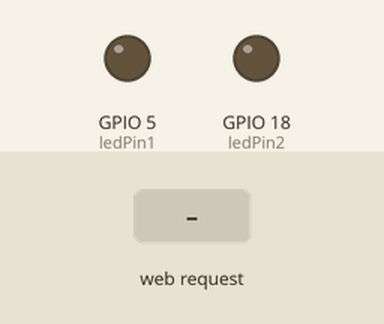
The sketch below on a simulated ESP32. Shown: output pins drawn as LEDs (lit = HIGH). The test bench sets the inputs (shaded band). What the sketch prints to the serial monitor is not drawn.

Above: at 1.2 s.
1.3 s: HTTP request GET /led1/on received
At 2.0 s:
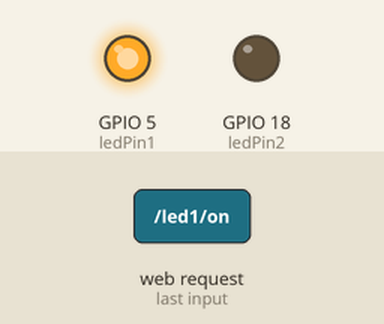
2.8 s: HTTP request GET /led2/on received
At 3.1 s:
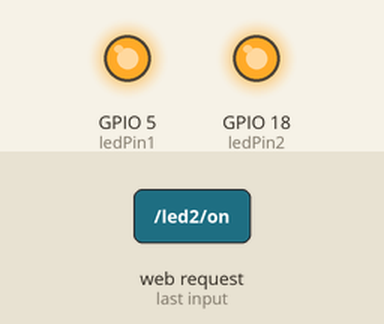
4.3 s: HTTP request GET /led1/off received
At 5.5 s:
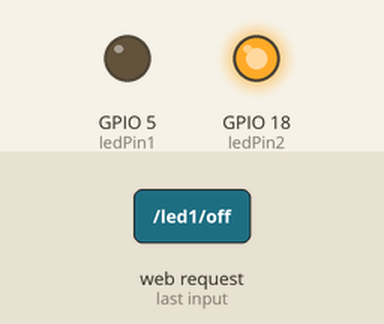
5.8 s: HTTP request GET /led2/off received
At 6.6 s:
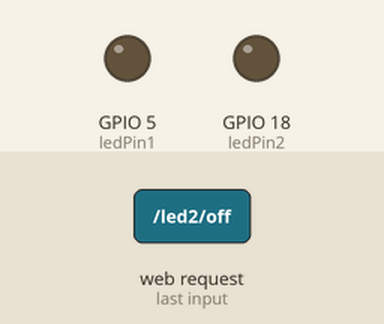
7.3 s: HTTP request GET /on received
At 7.8 s:
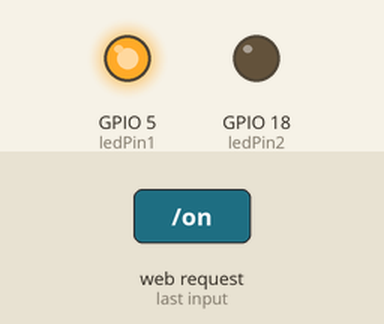
Timing chart, 0 to 9.8 s (numbered marks = the images above; inputs shaded):
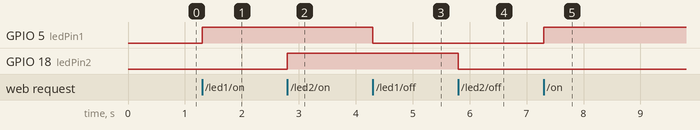

Measured:
- after the input at 1.3 s, GPIO 5 (ledPin1): LOW → HIGH at once
- after the input at 2.8 s, GPIO 18 (ledPin2): LOW → HIGH at once
- after the input at 4.3 s, GPIO 5 (ledPin1): HIGH → LOW at once
- after the input at 5.8 s, GPIO 18 (ledPin2): HIGH → LOW at once
- after the input at 7.3 s, GPIO 5 (ledPin1): LOW → HIGH at once

The sketch:

w8.ino
```cpp
#include <WiFi.h>
#include <WebServer.h>
#include <DHT.h>

const char* ap_ssid = "ESP32_Config_AP";
const char* ap_password = "123456789";

#define DHTPIN 4
#define DHTTYPE DHT11
DHT dht(DHTPIN, DHTTYPE);

// LED x2 (LED1 = ของเดิม GPIO5, LED2 = เพิ่มใหม่ GPIO18)
const int ledPin1 = 5;
const int ledPin2 = 18;
WebServer server(80);
int ledState1 = 0;
int ledState2 = 0;

// หน้าเว็บทั้งหมด inline 100% (ห้ามดึง CDN/Google Fonts ภายนอก เพราะ ESP32 เป็น AP ไม่มีเน็ต)
const char PAGE[] PROGMEM = R"rawliteral(
<!DOCTYPE html>
<html lang="th">
<head>
<meta charset="UTF-8">
<meta name="viewport" content="width=device-width, initial-scale=1">
<title>ESP32 Control Center</title>
<style>
:root{
  --bg0:#0b1220; --bg1:#111c33;
  --card:#16223c; --card2:#1b2a49;
  --line:rgba(148,163,184,.16);
  --txt:#f1f5f9; --muted:#9fb0c7;
  --temp-a:#fbbf24; --temp-b:#ef4444;
  --hum-a:#22d3ee; --hum-b:#3b82f6;
  --green:#22c55e; --red:#ef4444;
  --focus:#38bdf8;
  --r:20px;
}
*{box-sizing:border-box; -webkit-tap-highlight-color:transparent;}
html,body{margin:0;padding:0;}
body{
  font-family:-apple-system,BlinkMacSystemFont,"Segoe UI",Roboto,"Noto Sans Thai",Arial,sans-serif;
  font-size:16px; line-height:1.5; color:var(--txt);
  background:radial-gradient(1200px 600px at 20% -10%,#1d3a6e 0%,transparent 55%),
             radial-gradient(1000px 500px at 90% 0%,#5b21b6 0%,transparent 50%),
             linear-gradient(180deg,var(--bg1),var(--bg0));
  min-height:100dvh; padding:20px 14px 40px;
  display:flex; justify-content:center;
}
.wrap{width:100%; max-width:720px;}
header.top{
  display:flex; align-items:center; gap:12px; margin-bottom:16px;
}
.logo{
  width:44px;height:44px;border-radius:14px;flex:0 0 44px;
  display:grid;place-items:center;
  background:linear-gradient(135deg,#3b82f6,#8b5cf6);
  box-shadow:0 6px 18px rgba(59,130,246,.35);
}
.logo svg{width:26px;height:26px;fill:#fff;}
h1{font-size:20px;margin:0;font-weight:700;letter-spacing:.2px;}
.sub{font-size:13px;color:var(--muted);margin:2px 0 0;}
.statusbar{
  margin-left:auto; display:flex; align-items:center; gap:8px;
  background:rgba(34,197,94,.12); border:1px solid rgba(34,197,94,.35);
  color:#bbf7d0; font-size:13px; font-weight:600;
  padding:8px 12px; border-radius:999px; white-space:nowrap;
}
.dot{width:9px;height:9px;border-radius:50%;background:var(--green);box-shadow:0 0 10px var(--green);}
.dot.off{background:var(--red);box-shadow:0 0 10px var(--red);}
.grid{display:grid; gap:14px; grid-template-columns:repeat(auto-fit,minmax(250px,1fr));}
.card{
  background:linear-gradient(180deg,var(--card2),var(--card));
  border:1px solid var(--line); border-radius:var(--r);
  padding:18px 16px 16px; box-shadow:0 10px 30px rgba(0,0,0,.35);
}
.card-head{display:flex;align-items:center;gap:10px;margin-bottom:6px;}
.chip{width:36px;height:36px;border-radius:12px;display:grid;place-items:center;flex:0 0 36px;}
.chip svg{width:22px;height:22px;fill:#fff;}
.chip.temp{background:linear-gradient(135deg,#f59e0b,#ef4444);}
.chip.hum{background:linear-gradient(135deg,#06b6d4,#3b82f6);}
.card-head b{font-size:15px;}
.card-head small{display:block;font-size:12px;color:var(--muted);font-weight:400;}
.badge{margin-left:auto;font-size:12px;font-weight:700;padding:5px 10px;border-radius:999px;border:1px solid var(--line);background:rgba(148,163,184,.12);color:var(--muted);white-space:nowrap;}
.badge.ok{background:rgba(34,197,94,.14);border-color:rgba(34,197,94,.4);color:#bbf7d0;}
.badge.warn{background:rgba(251,191,36,.14);border-color:rgba(251,191,36,.45);color:#fde68a;}
.badge.hot{background:rgba(239,68,68,.15);border-color:rgba(239,68,68,.45);color:#fecaca;}
.gauge{width:100%;max-width:280px;margin:2px auto 0;display:block;}
.g-val{text-align:center;margin-top:-8px;}
.g-num{font-size:38px;font-weight:800;font-variant-numeric:tabular-nums;letter-spacing:.5px;line-height:1.1;}
.g-unit{font-size:16px;color:var(--muted);font-weight:600;}
.g-sub{font-size:13px;color:var(--muted);margin-top:2px;}
.g-scale{display:flex;justify-content:space-between;font-size:11px;color:var(--muted);padding:6px 8px 0;font-variant-numeric:tabular-nums;}
.needle{transition:transform .3s ease-out;transform-origin:100px 100px;}
.arc-fg{transition:stroke-dashoffset .3s ease-out;}
.section-title{display:flex;align-items:center;gap:10px;margin:20px 2px 12px;}
.section-title h2{font-size:16px;margin:0;}
.section-title span{font-size:12px;color:var(--muted);}
.led-grid{display:grid;gap:14px;grid-template-columns:repeat(auto-fit,minmax(250px,1fr));}
.led-card{
  background:linear-gradient(180deg,var(--card2),var(--card));
  border:1px solid var(--line);border-radius:var(--r);padding:18px 16px;
  box-shadow:0 10px 30px rgba(0,0,0,.35);
  display:flex;flex-direction:column;gap:12px;
}
.led-top{display:flex;align-items:center;gap:12px;}
.bulb{
  width:52px;height:52px;border-radius:16px;display:grid;place-items:center;flex:0 0 52px;
  background:rgba(148,163,184,.12);border:1px solid var(--line);
  transition:background .25s ease,box-shadow .25s ease,border-color .25s ease;
}
.bulb svg{width:30px;height:30px;fill:#7d8aa0;transition:fill .25s ease;}
.led-card.on .bulb{background:radial-gradient(circle at 50% 35%,#fef9c3,#fde047 55%,#f59e0b);border-color:#fde047;box-shadow:0 0 24px rgba(253,224,71,.55);}
.led-card.on .bulb svg{fill:#713f12;}
.led-name{font-weight:700;font-size:15px;}
.led-name small{display:block;color:var(--muted);font-weight:400;font-size:12px;}
.led-state{margin-left:auto;font-size:13px;font-weight:800;padding:6px 12px;border-radius:999px;background:rgba(148,163,184,.14);color:var(--muted);border:1px solid var(--line);}
.led-card.on .led-state{background:rgba(34,197,94,.15);color:#bbf7d0;border-color:rgba(34,197,94,.45);}
.led-btn{
  touch-action:manipulation;cursor:pointer;
  min-height:52px;width:100%;border:none;border-radius:14px;
  font-size:16px;font-weight:800;color:#fff;
  display:flex;align-items:center;justify-content:center;gap:10px;
  background:linear-gradient(135deg,#16a34a,#22c55e);
  box-shadow:0 6px 16px rgba(34,197,94,.35);
  transition:transform .15s ease,filter .15s ease,opacity .15s ease;
}
.led-btn svg{width:22px;height:22px;fill:#fff;}
.led-card.on .led-btn{background:linear-gradient(135deg,#dc2626,#ef4444);box-shadow:0 6px 16px rgba(239,68,68,.35);}
.led-btn:active{transform:scale(.97);}
.led-btn:disabled{opacity:.6;cursor:wait;}
.led-btn:focus-visible{outline:3px solid var(--focus);outline-offset:2px;}
footer{margin-top:16px;text-align:center;color:var(--muted);font-size:12px;}
footer b{color:var(--txt);}
#toast{
  position:fixed;left:50%;bottom:22px;transform:translateX(-50%) translateY(20px);
  background:#0f172a;color:#f1f5f9;border:1px solid var(--line);
  padding:10px 16px;border-radius:12px;font-size:14px;opacity:0;pointer-events:none;
  transition:opacity .25s ease,transform .25s ease;max-width:92vw;text-align:center;
}
#toast.show{opacity:1;transform:translateX(-50%) translateY(0);}
@media (prefers-reduced-motion:reduce){
  *{transition:none !important;animation:none !important;}
}
</style>
</head>
<body>
<div class="wrap">
  <header class="top">
    <div class="logo" aria-hidden="true">
      <svg viewBox="0 0 24 24"><path d="M12 2a7 7 0 0 0-4 12.7V17a1 1 0 0 0 1 1h6a1 1 0 0 0 1-1v-2.3A7 7 0 0 0 12 2zm-2 17v1a2 2 0 0 0 4 0v-1h-4z"/></svg>
    </div>
    <div>
      <h1>ESP32 Control Center</h1>
      <p class="sub">DHT11 &bull; AP Mode &bull; 192.168.4.1</p>
    </div>
    <div class="statusbar" role="status"><span class="dot" id="netdot"></span><span id="nettxt">ออนไลน์</span></div>
  </header>

  <!-- เกจวัด -->
  <div class="grid" aria-live="polite">
    <div class="card">
      <div class="card-head">
        <div class="chip temp" aria-hidden="true"><svg viewBox="0 0 24 24"><path d="M12 2a3 3 0 0 0-3 3v7.75a5 5 0 1 0 6 0V5a3 3 0 0 0-3-3zm1 14.18V17a1 1 0 0 1-2 0v-.82a3 3 0 1 1 2 0z"/></svg></div>
        <div><b>อุณหภูมิ</b><small>Temperature &bull; DHT11</small></div>
        <span class="badge" id="temp-badge">--</span>
      </div>
      <svg class="gauge" viewBox="0 0 200 118" role="img" aria-label="เกจวัดอุณหภูมิ">
        <defs>
          <linearGradient id="gTemp" x1="0" y1="0" x2="1" y2="0">
            <stop offset="0" stop-color="#fbbf24"/><stop offset="1" stop-color="#ef4444"/>
          </linearGradient>
        </defs>
        <path d="M20 100 A80 80 0 0 1 180 100" fill="none" stroke="#26334f" stroke-width="14" stroke-linecap="round"/>
        <path id="temp-arc" class="arc-fg" d="M20 100 A80 80 0 0 1 180 100" fill="none" stroke="url(#gTemp)" stroke-width="14" stroke-linecap="round" stroke-dasharray="251.4" stroke-dashoffset="251.4"/>
        <g stroke="#475569" stroke-width="2">
          <line x1="20" y1="100" x2="30" y2="100"/><line x1="60" y1="40" x2="66" y2="47"/>
          <line x1="100" y1="20" x2="100" y2="30"/><line x1="140" y1="40" x2="134" y2="47"/>
          <line x1="180" y1="100" x2="170" y2="100"/>
        </g>
        <line id="temp-needle" class="needle" x1="100" y1="100" x2="100" y2="38" stroke="#f1f5f9" stroke-width="4" stroke-linecap="round"/>
        <circle cx="100" cy="100" r="9" fill="#e2e8f0"/><circle cx="100" cy="100" r="4" fill="#0f172a"/>
      </svg>
      <div class="g-val"><span class="g-num" id="temp-val">--</span> <span class="g-unit">&deg;C</span><div class="g-sub" id="temp-sub">กำลังอ่านค่า…</div></div>
      <div class="g-scale"><span>0</span><span>25</span><span>50&deg;C</span></div>
    </div>

    <div class="card">
      <div class="card-head">
        <div class="chip hum" aria-hidden="true"><svg viewBox="0 0 24 24"><path d="M12 2.69l5.66 5.66a8 8 0 1 1-11.31 0z"/></svg></div>
        <div><b>ความชื้น</b><small>Humidity &bull; DHT11</small></div>
        <span class="badge" id="hum-badge">--</span>
      </div>
      <svg class="gauge" viewBox="0 0 200 118" role="img" aria-label="เกจวัดความชื้น">
        <defs>
          <linearGradient id="gHum" x1="0" y1="0" x2="1" y2="0">
            <stop offset="0" stop-color="#22d3ee"/><stop offset="1" stop-color="#3b82f6"/>
          </linearGradient>
        </defs>
        <path d="M20 100 A80 80 0 0 1 180 100" fill="none" stroke="#26334f" stroke-width="14" stroke-linecap="round"/>
        <path id="hum-arc" class="arc-fg" d="M20 100 A80 80 0 0 1 180 100" fill="none" stroke="url(#gHum)" stroke-width="14" stroke-linecap="round" stroke-dasharray="251.4" stroke-dashoffset="251.4"/>
        <g stroke="#475569" stroke-width="2">
          <line x1="20" y1="100" x2="30" y2="100"/><line x1="60" y1="40" x2="66" y2="47"/>
          <line x1="100" y1="20" x2="100" y2="30"/><line x1="140" y1="40" x2="134" y2="47"/>
          <line x1="180" y1="100" x2="170" y2="100"/>
        </g>
        <line id="hum-needle" class="needle" x1="100" y1="100" x2="100" y2="38" stroke="#f1f5f9" stroke-width="4" stroke-linecap="round"/>
        <circle cx="100" cy="100" r="9" fill="#e2e8f0"/><circle cx="100" cy="100" r="4" fill="#0f172a"/>
      </svg>
      <div class="g-val"><span class="g-num" id="hum-val">--</span> <span class="g-unit">%</span><div class="g-sub" id="hum-sub">กำลังอ่านค่า…</div></div>
      <div class="g-scale"><span>0</span><span>50</span><span>100%</span></div>
    </div>
  </div>

  <div class="section-title"><h2>ควบคุมไฟ LED</h2><span>แตะปุ่มเพื่อ เปิด / ปิด &bull; รองรับคอม + มือถือ</span></div>

  <!-- LED x2 -->
  <div class="led-grid">
    <div class="led-card" id="card1">
      <div class="led-top">
        <div class="bulb" aria-hidden="true"><svg viewBox="0 0 24 24"><path d="M9 21c0 .55.45 1 1 1h4c.55 0 1-.45 1-1v-1H9v1zm3-19C8.14 2 5 5.14 5 9c0 2.38 1.19 4.47 3 5.74V17c0 .55.45 1 1 1h6c.55 0 1-.45 1-1v-2.26c1.81-1.27 3-3.36 3-5.74 0-3.86-3.14-7-7-7z"/></svg></div>
        <div class="led-name">LED 1<small>GPIO 5</small></div>
        <span class="led-state" id="state1">ปิด</span>
      </div>
      <button class="led-btn" id="btn1" aria-pressed="false" aria-label="เปิดปิด LED 1">
        <svg viewBox="0 0 24 24"><path d="M13 3h-2v10h2V3zm4.83 2.17l-1.42 1.42A6.99 6.99 0 0 1 19 12a7 7 0 0 1-14 0c0-1.93.78-3.68 2.05-4.94L5.64 5.64A8.99 8.99 0 0 0 3 12a9 9 0 0 0 18 0c0-2.74-1.23-5.19-3.17-6.83z"/></svg>
        <span id="btntxt1">เปิดไฟ</span>
      </button>
    </div>
    <div class="led-card" id="card2">
      <div class="led-top">
        <div class="bulb" aria-hidden="true"><svg viewBox="0 0 24 24"><path d="M9 21c0 .55.45 1 1 1h4c.55 0 1-.45 1-1v-1H9v1zm3-19C8.14 2 5 5.14 5 9c0 2.38 1.19 4.47 3 5.74V17c0 .55.45 1 1 1h6c.55 0 1-.45 1-1v-2.26c1.81-1.27 3-3.36 3-5.74 0-3.86-3.14-7-7-7z"/></svg></div>
        <div class="led-name">LED 2<small>GPIO 18</small></div>
        <span class="led-state" id="state2">ปิด</span>
      </div>
      <button class="led-btn" id="btn2" aria-pressed="false" aria-label="เปิดปิด LED 2">
        <svg viewBox="0 0 24 24"><path d="M13 3h-2v10h2V3zm4.83 2.17l-1.42 1.42A6.99 6.99 0 0 1 19 12a7 7 0 0 1-14 0c0-1.93.78-3.68 2.05-4.94L5.64 5.64A8.99 8.99 0 0 0 3 12a9 9 0 0 0 18 0c0-2.74-1.23-5.19-3.17-6.83z"/></svg>
        <span id="btntxt2">เปิดไฟ</span>
      </button>
    </div>
  </div>

  <footer>อัปเดตอัตโนมัติทุก <b>2 วินาที</b> &bull; อัปเดตล่าสุด <b id="upd">--:--:--</b> &bull; ทำงานแบบ Offline (AP Mode)</footer>
</div>
<div id="toast" role="status"></div>
<script>
(function(){
  var ARC=251.4;
  function clamp(v,a,b){return Math.max(a,Math.min(b,v));}
  function setGauge(prefix,v,min,max){
    var f=clamp((v-min)/(max-min),0,1);
    document.getElementById(prefix+'-arc').style.strokeDashoffset=(ARC*(1-f)).toFixed(1);
    document.getElementById(prefix+'-needle').style.transform='rotate('+(-90+f*180).toFixed(1)+'deg)';
  }
  function toast(m){var t=document.getElementById('toast');t.textContent=m;t.classList.add('show');clearTimeout(t._h);t._h=setTimeout(function(){t.classList.remove('show');},2500);}
  function setLed(n,on){
    var card=document.getElementById('card'+n);
    var st=document.getElementById('state'+n);
    var bt=document.getElementById('btn'+n);
    var tx=document.getElementById('btntxt'+n);
    card.classList.toggle('on',!!on);
    st.textContent=on?'เปิด':'ปิด';
    tx.textContent=on?'ปิดไฟ':'เปิดไฟ';
    bt.setAttribute('aria-pressed',on?'true':'false');
  }
  function update(){
    fetch('/data').then(function(r){if(!r.ok)throw 0;return r.json();}).then(function(d){
      document.getElementById('nettxt').textContent='ออนไลน์';
      document.getElementById('netdot').classList.remove('off');
      document.getElementById('temp-val').textContent=(+d.temperature).toFixed(1);
      document.getElementById('hum-val').textContent=(+d.humidity).toFixed(1);
      setGauge('temp',+d.temperature,0,50);
      setGauge('hum',+d.humidity,0,100);
      var tb=document.getElementById('temp-badge'),ts=document.getElementById('temp-sub');
      var t=+d.temperature;
      if(t<20){tb.textContent='เย็น';tb.className='badge ok';ts.textContent='อากาศเย็นสบาย';}
      else if(t<30){tb.textContent='สบาย';tb.className='badge ok';ts.textContent='อุณหภูมิปกติ';}
      else if(t<35){tb.textContent='อุ่น';tb.className='badge warn';ts.textContent='เริ่มอุ่น ระบายอากาศหน่อย';}
      else{tb.textContent='ร้อน';tb.className='badge hot';ts.textContent='อากาศร้อน!';}
      var hb=document.getElementById('hum-badge'),hs=document.getElementById('hum-sub');
      var h=+d.humidity;
      if(h<30){hb.textContent='แห้ง';hb.className='badge warn';hs.textContent='อากาศแห้ง';}
      else if(h<=70){hb.textContent='พอดี';hb.className='badge ok';hs.textContent='ความชื้นเหมาะสม';}
      else{hb.textContent='ชื้น';hb.className='badge warn';hs.textContent='ความชื้นสูง';}
      setLed(1,d.led1===1||d.led===1);
      setLed(2,d.led2===1);
      var now=new Date();
      document.getElementById('upd').textContent=('0'+now.getHours()).slice(-2)+':'+('0'+now.getMinutes()).slice(-2)+':'+('0'+now.getSeconds()).slice(-2);
    }).catch(function(){
      document.getElementById('nettxt').textContent='ขาดการเชื่อมต่อ';
      document.getElementById('netdot').classList.add('off');
    });
  }
  function toggle(n){
    var on=document.getElementById('card'+n).classList.contains('on');
    var btn=document.getElementById('btn'+n);
    btn.disabled=true;
    fetch('/led'+n+(on?'/off':'/on')).then(function(){update();}).catch(function(){toast('สั่งงาน LED '+n+' ไม่สำเร็จ');}).finally(function(){btn.disabled=false;});
  }
  document.getElementById('btn1').addEventListener('click',function(){toggle(1);});
  document.getElementById('btn2').addEventListener('click',function(){toggle(2);});
  update();
  setInterval(update,2000);
})();
</script>
</body>
</html>
)rawliteral";

// API ส่ง JSON: temperature, humidity, led1, led2 (+ led = led1 เพื่อรองรับของเดิม)
void handleData() {
  float t = dht.readTemperature();
  float h = dht.readHumidity();
  if (isnan(t) || isnan(h)) { t = 0.0; h = 0.0; }

  String json = "{";
  json += "\"temperature\":" + String(t, 1) + ",";
  json += "\"humidity\":" + String(h, 1) + ",";
  json += "\"led1\":" + String(ledState1) + ",";
  json += "\"led2\":" + String(ledState2) + ",";
  json += "\"led\":" + String(ledState1);
  json += "}";

  server.send(200, "application/json", json);
}

void setLed(int pin, int &state, int v) {
  digitalWrite(pin, v ? HIGH : LOW);
  state = v ? 1 : 0;
}

void handleLed1On()  { setLed(ledPin1, ledState1, 1); server.send(200, "text/plain", "ON"); }
void handleLed1Off() { setLed(ledPin1, ledState1, 0); server.send(200, "text/plain", "OFF"); }
void handleLed2On()  { setLed(ledPin2, ledState2, 1); server.send(200, "text/plain", "ON"); }
void handleLed2Off() { setLed(ledPin2, ledState2, 0); server.send(200, "text/plain", "OFF"); }

void setup() {
  Serial.begin(115200);
  pinMode(ledPin1, OUTPUT);
  pinMode(ledPin2, OUTPUT);
  digitalWrite(ledPin1, LOW);
  digitalWrite(ledPin2, LOW);
  dht.begin();

  WiFi.mode(WIFI_AP);
  WiFi.softAP(ap_ssid, ap_password);
  WiFi.setTxPower(WIFI_POWER_19_5dBm);

  Serial.println("\n--- Access Point Started ---");
  Serial.print("AP IP Address: ");
  Serial.println(WiFi.softAPIP());

  server.on("/", []() { server.send_P(200, "text/html", PAGE); });
  server.on("/data", handleData);
  server.on("/led1/on", handleLed1On);
  server.on("/led1/off", handleLed1Off);
  server.on("/led2/on", handleLed2On);
  server.on("/led2/off", handleLed2Off);
  // backward compatible กับปุ่มเดิม /on /off -> LED1
  server.on("/on", handleLed1On);
  server.on("/off", handleLed1Off);

  server.begin();
  Serial.println("HTTP server started");
}

void loop() {
  server.handleClient();
}
```
